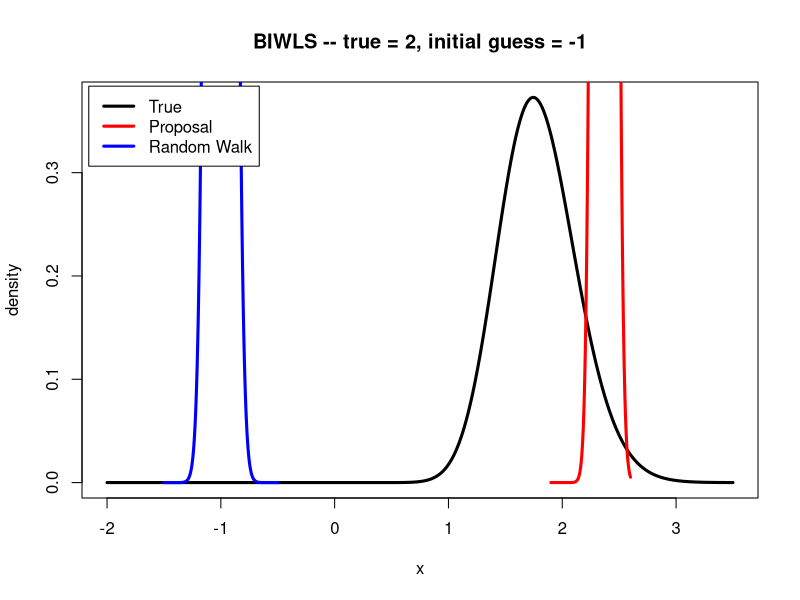

This chart was generated by the following R code:
b = seq(-2, 3.5, by = 0.001)

n = 100
a = 1
R = 1
beta.true = 2

x = rnorm(n, 0, 1)
probs = exp(x * beta.true) / (1 + exp(x * beta.true))
y = rbinom(n, 1, probs)

eval = function(u){
	val = exp(-(1/2) * (u - a)^2 + sum(y*x*u - log(1 + exp(x*u))))
	return(val)
}

yb = rep(0, length(b))
for(i in 1:length(b)){
	yb[i] = (1e29)*eval(b[i])
}
plot(b,yb/(11e8),main="BIWLS -- true = 2, initial guess = -1",type="l",lwd=3,ylab="density",xlab="x")


########## Random walk ############
br = seq(-1.5,-0.5,by=0.0001)
dbr = dnorm(br,-1,0.075)
points(br,dbr,col="blue",type="l",lwd=3)


########## Gamerman #############
c = -1
b2 = seq(1.9,2.6,by=0.001)
pis = exp(x * c) / (1 + exp(x * c))
newY = x * c + (y - pis) * (pis*(1-pis))^(-1)
W = diag(pis * (1 - pis))
C = solve(solve(R) + x %*% W %*% x)
m = C %*% (solve(R) %*% a + x %*% W %*% newY)
db = dnorm(b2, m, C)
#points(b,db,col="red")
#points(b,db,col="red")
points(b2,db,col="red",type="l",lwd=3)
legend('topleft', inset = 0.01,c("True","Proposal","Random Walk"), col=c("black","red","blue"),lty=1,lwd=3)
